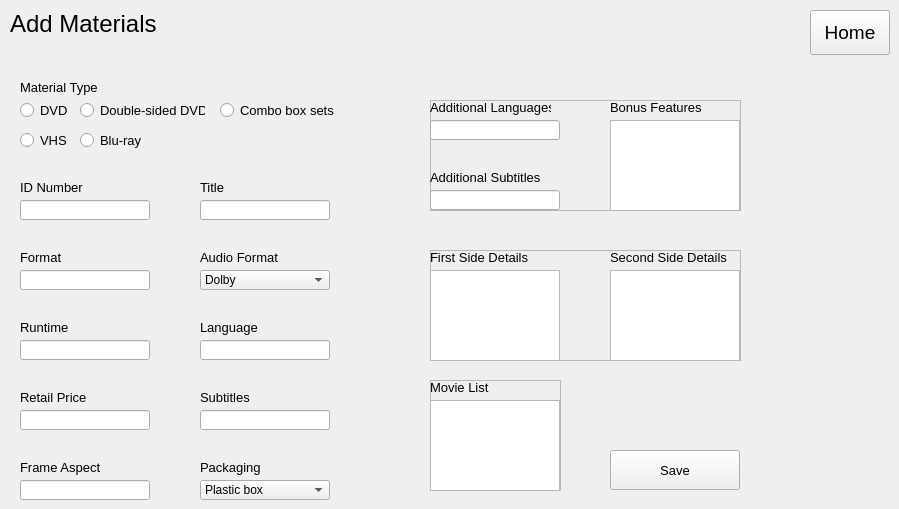
    <widget class="QWidget" name="addMaterialsPage">
     <widget class="QPushButton" name="homeButton2">
      <property name="geometry">
       <rect>
        <x>810</x>
        <y>10</y>
        <width>80</width>
        <height>45</height>
       </rect>
      </property>
      <property name="font">
       <font>
        <pointsize>14</pointsize>
       </font>
      </property>
      <property name="text">
       <string>Home</string>
      </property>
     </widget>
     <widget class="QLabel" name="label_36">
      <property name="geometry">
       <rect>
        <x>10</x>
        <y>10</y>
        <width>250</width>
        <height>27</height>
       </rect>
      </property>
      <property name="font">
       <font>
        <pointsize>18</pointsize>
       </font>
      </property>
      <property name="text">
       <string>Add Materials</string>
      </property>
     </widget>
     <widget class="QLabel" name="label_37">
      <property name="geometry">
       <rect>
        <x>200</x>
        <y>170</y>
        <width>100</width>
        <height>35</height>
       </rect>
      </property>
      <property name="font">
       <font>
        <pointsize>10</pointsize>
       </font>
      </property>
      <property name="text">
       <string>Title</string>
      </property>
     </widget>
     <widget class="QLineEdit" name="lineEdit_24">
      <property name="geometry">
       <rect>
        <x>200</x>
        <y>340</y>
        <width>130</width>
        <height>20</height>
       </rect>
      </property>
      <property name="font">
       <font>
        <pointsize>10</pointsize>
       </font>
      </property>
      <property name="text">
       <string/>
      </property>
     </widget>
     <widget class="QLineEdit" name="lineEdit_25">
      <property name="geometry">
       <rect>
        <x>200</x>
        <y>410</y>
        <width>130</width>
        <height>20</height>
       </rect>
      </property>
      <property name="font">
       <font>
        <pointsize>10</pointsize>
       </font>
      </property>
      <property name="text">
       <string/>
      </property>
     </widget>
     <widget class="QRadioButton" name="radioButton_9">
      <property name="geometry">
       <rect>
        <x>20</x>
        <y>100</y>
        <width>50</width>
        <height>20</height>
       </rect>
      </property>
      <property name="font">
       <font>
        <pointsize>10</pointsize>
       </font>
      </property>
      <property name="text">
       <string>DVD</string>
      </property>
     </widget>
     <widget class="QRadioButton" name="radioButton_10">
      <property name="geometry">
       <rect>
        <x>80</x>
        <y>130</y>
        <width>90</width>
        <height>20</height>
       </rect>
      </property>
      <property name="font">
       <font>
        <pointsize>10</pointsize>
       </font>
      </property>
      <property name="text">
       <string>Blu-ray</string>
      </property>
     </widget>
     <widget class="QLineEdit" name="lineEdit_26">
      <property name="geometry">
       <rect>
        <x>20</x>
        <y>340</y>
        <width>130</width>
        <height>20</height>
       </rect>
      </property>
      <property name="font">
       <font>
        <pointsize>10</pointsize>
       </font>
      </property>
      <property name="text">
       <string/>
      </property>
     </widget>
     <widget class="QComboBox" name="comboBox_2">
      <property name="geometry">
       <rect>
        <x>200</x>
        <y>270</y>
        <width>130</width>
        <height>20</height>
       </rect>
      </property>
      <item>
       <property name="text">
        <string>Dolby</string>
       </property>
      </item>
      <item>
       <property name="text">
        <string>Dolby Digital</string>
       </property>
      </item>
      <item>
       <property name="text">
        <string>MPEG-1</string>
       </property>
      </item>
      <item>
       <property name="text">
        <string>PCM</string>
       </property>
      </item>
      <item>
       <property name="text">
        <string>DTS</string>
       </property>
      </item>
     </widget>
     <widget class="QLineEdit" name="lineEdit_27">
      <property name="geometry">
       <rect>
        <x>20</x>
        <y>270</y>
        <width>130</width>
        <height>20</height>
       </rect>
      </property>
      <property name="font">
       <font>
        <pointsize>10</pointsize>
       </font>
      </property>
      <property name="text">
       <string/>
      </property>
     </widget>
     <widget class="QLabel" name="label_38">
      <property name="geometry">
       <rect>
        <x>20</x>
        <y>380</y>
        <width>100</width>
        <height>35</height>
       </rect>
      </property>
      <property name="font">
       <font>
        <pointsize>10</pointsize>
       </font>
      </property>
      <property name="text">
       <string>Retail Price</string>
      </property>
     </widget>
     <widget class="QRadioButton" name="radioButton_11">
      <property name="geometry">
       <rect>
        <x>20</x>
        <y>130</y>
        <width>50</width>
        <height>20</height>
       </rect>
      </property>
      <property name="font">
       <font>
        <pointsize>10</pointsize>
       </font>
      </property>
      <property name="text">
       <string>VHS</string>
      </property>
     </widget>
     <widget class="QLabel" name="label_39">
      <property name="geometry">
       <rect>
        <x>20</x>
        <y>240</y>
        <width>100</width>
        <height>35</height>
       </rect>
      </property>
      <property name="font">
       <font>
        <pointsize>10</pointsize>
       </font>
      </property>
      <property name="text">
       <string>Format</string>
      </property>
     </widget>
     <widget class="QLineEdit" name="lineEdit_28">
      <property name="geometry">
       <rect>
        <x>20</x>
        <y>410</y>
        <width>130</width>
        <height>20</height>
       </rect>
      </property>
      <property name="font">
       <font>
        <pointsize>10</pointsize>
       </font>
      </property>
      <property name="text">
       <string/>
      </property>
     </widget>
     <widget class="QLabel" name="label_40">
      <property name="geometry">
       <rect>
        <x>20</x>
        <y>450</y>
        <width>100</width>
        <height>35</height>
       </rect>
      </property>
      <property name="font">
       <font>
        <pointsize>10</pointsize>
       </font>
      </property>
      <property name="text">
       <string>Frame Aspect</string>
      </property>
     </widget>
     <widget class="QRadioButton" name="radioButton_12">
      <property name="geometry">
       <rect>
        <x>220</x>
        <y>100</y>
        <width>131</width>
        <height>20</height>
       </rect>
      </property>
      <property name="font">
       <font>
        <pointsize>10</pointsize>
       </font>
      </property>
      <property name="text">
       <string>Combo box sets</string>
      </property>
     </widget>
     <widget class="QLabel" name="label_41">
      <property name="geometry">
       <rect>
        <x>200</x>
        <y>310</y>
        <width>100</width>
        <height>35</height>
       </rect>
      </property>
      <property name="font">
       <font>
        <pointsize>10</pointsize>
       </font>
      </property>
      <property name="text">
       <string>Language</string>
      </property>
     </widget>
     <widget class="QLabel" name="label_42">
      <property name="geometry">
       <rect>
        <x>20</x>
        <y>310</y>
        <width>100</width>
        <height>35</height>
       </rect>
      </property>
      <property name="font">
       <font>
        <pointsize>10</pointsize>
       </font>
      </property>
      <property name="text">
       <string>Runtime</string>
      </property>
     </widget>
     <widget class="QLabel" name="label_43">
      <property name="geometry">
       <rect>
        <x>20</x>
        <y>170</y>
        <width>100</width>
        <height>35</height>
       </rect>
      </property>
      <property name="font">
       <font>
        <pointsize>10</pointsize>
       </font>
      </property>
      <property name="text">
       <string>ID Number</string>
      </property>
     </widget>
     <widget class="QLabel" name="label_44">
      <property name="geometry">
       <rect>
        <x>200</x>
        <y>380</y>
        <width>100</width>
        <height>35</height>
       </rect>
      </property>
      <property name="font">
       <font>
        <pointsize>10</pointsize>
       </font>
      </property>
      <property name="text">
       <string>Subtitles</string>
      </property>
     </widget>
     <widget class="QLineEdit" name="lineEdit_29">
      <property name="geometry">
       <rect>
        <x>200</x>
        <y>200</y>
        <width>130</width>
        <height>20</height>
       </rect>
      </property>
      <property name="font">
       <font>
        <pointsize>10</pointsize>
       </font>
      </property>
      <property name="text">
       <string/>
      </property>
     </widget>
     <widget class="QLabel" name="label_45">
      <property name="geometry">
       <rect>
        <x>200</x>
        <y>240</y>
        <width>100</width>
        <height>35</height>
       </rect>
      </property>
      <property name="font">
       <font>
        <pointsize>10</pointsize>
       </font>
      </property>
      <property name="text">
       <string>Audio Format</string>
      </property>
     </widget>
     <widget class="QLabel" name="label_46">
      <property name="geometry">
       <rect>
        <x>20</x>
        <y>70</y>
        <width>121</width>
        <height>35</height>
       </rect>
      </property>
      <property name="font">
       <font>
        <pointsize>10</pointsize>
       </font>
      </property>
      <property name="text">
       <string>Material Type</string>
      </property>
     </widget>
     <widget class="QLineEdit" name="lineEdit_30">
      <property name="geometry">
       <rect>
        <x>20</x>
        <y>200</y>
        <width>130</width>
        <height>20</height>
       </rect>
      </property>
      <property name="font">
       <font>
        <pointsize>10</pointsize>
       </font>
      </property>
      <property name="text">
       <string/>
      </property>
     </widget>
     <widget class="QRadioButton" name="radioButton_13">
      <property name="geometry">
       <rect>
        <x>80</x>
        <y>100</y>
        <width>125</width>
        <height>20</height>
       </rect>
      </property>
      <property name="font">
       <font>
        <pointsize>10</pointsize>
       </font>
      </property>
      <property name="text">
       <string>Double-sided DVD</string>
      </property>
     </widget>
     <widget class="QLineEdit" name="lineEdit_31">
      <property name="geometry">
       <rect>
        <x>20</x>
        <y>480</y>
        <width>130</width>
        <height>20</height>
       </rect>
      </property>
      <property name="font">
       <font>
        <pointsize>10</pointsize>
       </font>
      </property>
      <property name="text">
       <string/>
      </property>
     </widget>
     <widget class="QFrame" name="frame">
      <property name="geometry">
       <rect>
        <x>430</x>
        <y>100</y>
        <width>311</width>
        <height>111</height>
       </rect>
      </property>
      <property name="frameShape">
       <enum>QFrame::StyledPanel</enum>
      </property>
      <property name="frameShadow">
       <enum>QFrame::Raised</enum>
      </property>
      <widget class="QPlainTextEdit" name="plainTextEdit_4">
       <property name="geometry">
        <rect>
         <x>180</x>
         <y>20</y>
         <width>130</width>
         <height>91</height>
        </rect>
       </property>
      </widget>
      <widget class="QLabel" name="label_48">
       <property name="geometry">
        <rect>
         <x>0</x>
         <y>-10</y>
         <width>121</width>
         <height>35</height>
        </rect>
       </property>
       <property name="font">
        <font>
         <pointsize>10</pointsize>
        </font>
       </property>
       <property name="text">
        <string>Additional Languages</string>
       </property>
      </widget>
      <widget class="QLabel" name="label_49">
       <property name="geometry">
        <rect>
         <x>0</x>
         <y>60</y>
         <width>121</width>
         <height>35</height>
        </rect>
       </property>
       <property name="font">
        <font>
         <pointsize>10</pointsize>
        </font>
       </property>
       <property name="text">
        <string>Additional Subtitles</string>
       </property>
      </widget>
      <widget class="QLineEdit" name="lineEdit_32">
       <property name="geometry">
        <rect>
         <x>0</x>
         <y>20</y>
         <width>130</width>
         <height>20</height>
        </rect>
       </property>
       <property name="font">
        <font>
         <pointsize>10</pointsize>
        </font>
       </property>
       <property name="text">
        <string/>
       </property>
      </widget>
      <widget class="QLabel" name="label_47">
       <property name="geometry">
        <rect>
         <x>180</x>
         <y>-10</y>
         <width>111</width>
         <height>35</height>
        </rect>
       </property>
       <property name="font">
        <font>
         <pointsize>10</pointsize>
        </font>
       </property>
       <property name="text">
        <string>Bonus Features</string>
       </property>
      </widget>
      <widget class="QLineEdit" name="lineEdit_34">
       <property name="geometry">
        <rect>
         <x>0</x>
         <y>90</y>
         <width>130</width>
         <height>20</height>
        </rect>
       </property>
       <property name="font">
        <font>
         <pointsize>10</pointsize>
        </font>
       </property>
       <property name="text">
        <string/>
       </property>
      </widget>
     </widget>
     <widget class="QFrame" name="frame_2">
      <property name="geometry">
       <rect>
        <x>430</x>
        <y>250</y>
        <width>311</width>
        <height>111</height>
       </rect>
      </property>
      <property name="frameShape">
       <enum>QFrame::StyledPanel</enum>
      </property>
      <property name="frameShadow">
       <enum>QFrame::Raised</enum>
      </property>
      <widget class="QLabel" name="label_50">
       <property name="geometry">
        <rect>
         <x>0</x>
         <y>-10</y>
         <width>111</width>
         <height>35</height>
        </rect>
       </property>
       <property name="font">
        <font>
         <pointsize>10</pointsize>
        </font>
       </property>
       <property name="text">
        <string>First Side Details</string>
       </property>
      </widget>
      <widget class="QPlainTextEdit" name="plainTextEdit_6">
       <property name="geometry">
        <rect>
         <x>180</x>
         <y>20</y>
         <width>130</width>
         <height>91</height>
        </rect>
       </property>
      </widget>
      <widget class="QPlainTextEdit" name="plainTextEdit_5">
       <property name="geometry">
        <rect>
         <x>0</x>
         <y>20</y>
         <width>130</width>
         <height>91</height>
        </rect>
       </property>
      </widget>
      <widget class="QLabel" name="label_51">
       <property name="geometry">
        <rect>
         <x>180</x>
         <y>-10</y>
         <width>121</width>
         <height>35</height>
        </rect>
       </property>
       <property name="font">
        <font>
         <pointsize>10</pointsize>
        </font>
       </property>
       <property name="text">
        <string>Second Side Details</string>
       </property>
      </widget>
     </widget>
     <widget class="QFrame" name="frame_3">
      <property name="geometry">
       <rect>
        <x>430</x>
        <y>380</y>
        <width>131</width>
        <height>111</height>
       </rect>
      </property>
      <property name="frameShape">
       <enum>QFrame::StyledPanel</enum>
      </property>
      <property name="frameShadow">
       <enum>QFrame::Raised</enum>
      </property>
      <widget class="QPlainTextEdit" name="plainTextEdit_7">
       <property name="geometry">
        <rect>
         <x>0</x>
         <y>20</y>
         <width>130</width>
         <height>91</height>
        </rect>
       </property>
      </widget>
      <widget class="QLabel" name="label_52">
       <property name="geometry">
        <rect>
         <x>0</x>
         <y>-10</y>
         <width>111</width>
         <height>35</height>
        </rect>
       </property>
       <property name="font">
        <font>
         <pointsize>10</pointsize>
        </font>
       </property>
       <property name="text">
        <string>Movie List</string>
       </property>
      </widget>
     </widget>
     <widget class="QPushButton" name="pushButton_3">
      <property name="geometry">
       <rect>
        <x>610</x>
        <y>450</y>
        <width>130</width>
        <height>40</height>
       </rect>
      </property>
      <property name="font">
       <font>
        <pointsize>10</pointsize>
       </font>
      </property>
      <property name="text">
       <string>Save</string>
      </property>
     </widget>
     <widget class="QLabel" name="label_53">
      <property name="geometry">
       <rect>
        <x>200</x>
        <y>450</y>
        <width>100</width>
        <height>35</height>
       </rect>
      </property>
      <property name="font">
       <font>
        <pointsize>10</pointsize>
       </font>
      </property>
      <property name="text">
       <string>Packaging</string>
      </property>
     </widget>
     <widget class="QComboBox" name="comboBox_3">
      <property name="geometry">
       <rect>
        <x>200</x>
        <y>480</y>
        <width>130</width>
        <height>20</height>
       </rect>
      </property>
      <item>
       <property name="text">
        <string>Plastic box</string>
       </property>
      </item>
      <item>
       <property name="text">
        <string>Cardboard box</string>
       </property>
      </item>
      <item>
       <property name="text">
        <string>Cardboard package</string>
       </property>
      </item>
      <item>
       <property name="text">
        <string>Plastic package</string>
       </property>
      </item>
     </widget>
    </widget>
